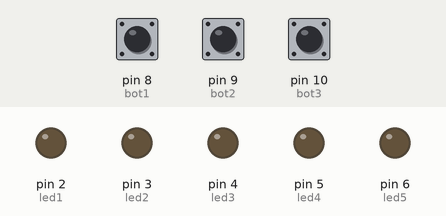
This sketch was run on a simulated Arduino Uno, built with avr-gcc and run on an emulated ATmega328P. Parts: output pins drawn as LEDs (lit = HIGH). The test bench sets the inputs (shaded band); at power-on: pin 8 (bot1) LOW, pin 9 (bot2) LOW, pin 10 (bot3) LOW.

Above: at 1.2 s.
1.3 s: pin 8 (bot1) pulled HIGH for 0.15 s
At 1.9 s:
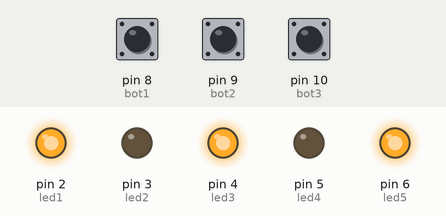
2.9 s: pin 9 (bot2) pulled HIGH for 0.15 s
At 4.1 s:
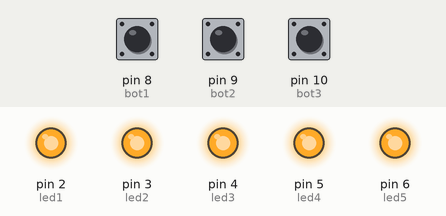
4.5 s: pin 10 (bot3) pulled HIGH for 0.15 s
At 5.5 s:
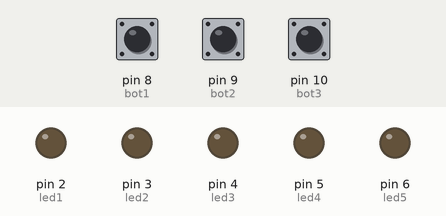
6.1 s: pin 9 (bot2) pulled HIGH for 1 s
At 6.7 s:
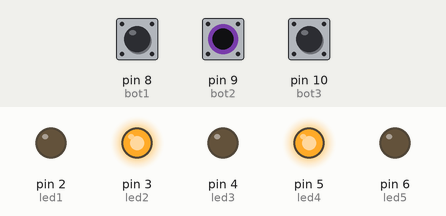
8.6 s: pin 8 (bot1) pulled HIGH for 1 s
At 9.8 s:
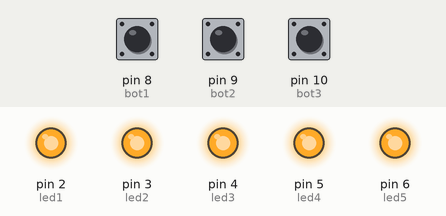
11.1 s: pin 8 (bot1) driven HIGH and pin 10 (bot3) driven HIGH
At 12.0 s:
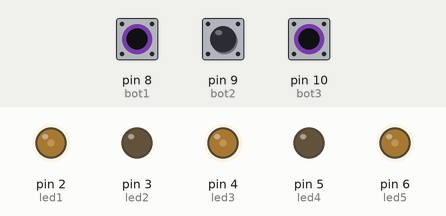
Timing chart, 0 to 13.6 s (numbered marks = the images above; inputs shaded):
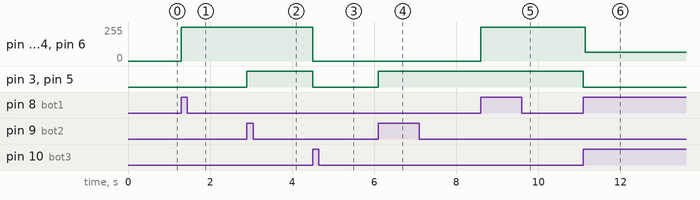

The sketch:

codigo.ino
```cpp
const int led1 = 2;
const int led2 = 3;
const int led3 = 4;
const int led4 = 5;
const int led5 = 6;
const int bot1 = 8;
const int bot2 = 9;
const int bot3 = 10;
void setup()
{
  pinMode(led1, OUTPUT);
  pinMode(led2, OUTPUT);
  pinMode(led3, OUTPUT);
  pinMode(led4, OUTPUT);
  pinMode(led5, OUTPUT);

  pinMode(bot1, INPUT);
  pinMode(bot2, INPUT);
  pinMode(bot3, INPUT);
}
 int valor1;
int valor2;
int valor3;

void loop()
{
 valor1 = digitalRead(bot1);
 valor2 = digitalRead(bot2);
 valor3 = digitalRead(bot3);

 if(valor1){
  digitalWrite(led1, HIGH);
  digitalWrite(led3, HIGH);
  digitalWrite(led5, HIGH);
 }
 if(valor2){
  digitalWrite(led2, HIGH);
  digitalWrite(led4, HIGH);
 }
 if(valor3){
  digitalWrite(led1, LOW);
  digitalWrite(led3, LOW);
  digitalWrite(led5, LOW);
  digitalWrite(led2, LOW);
  digitalWrite(led4, LOW);
 }
}
```

Measured:
- after the input at 1.3 s, pin 2 (led1), pin 4 (led3), pin 6 (led5): 0/255 → 255/255 at once
- after the input at 2.9 s, pin 3 (led2), pin 5 (led4): LOW → HIGH at once
- after the input at 4.5 s, pin 2 (led1), pin 4 (led3), pin 6 (led5): 255/255 → 0/255 at once; pin 3 (led2), pin 5 (led4): HIGH → LOW at once
- after the input at 6.1 s, pin 3 (led2), pin 5 (led4): LOW → HIGH at once
- after the input at 8.6 s, pin 2 (led1), pin 4 (led3), pin 6 (led5): 0/255 → 255/255 at once
- after the input at 11.1 s, pin 2 (led1), pin 4 (led3), pin 6 (led5): 255/255 → 65/255 at once; pin 3 (led2), pin 5 (led4): HIGH → LOW at once
